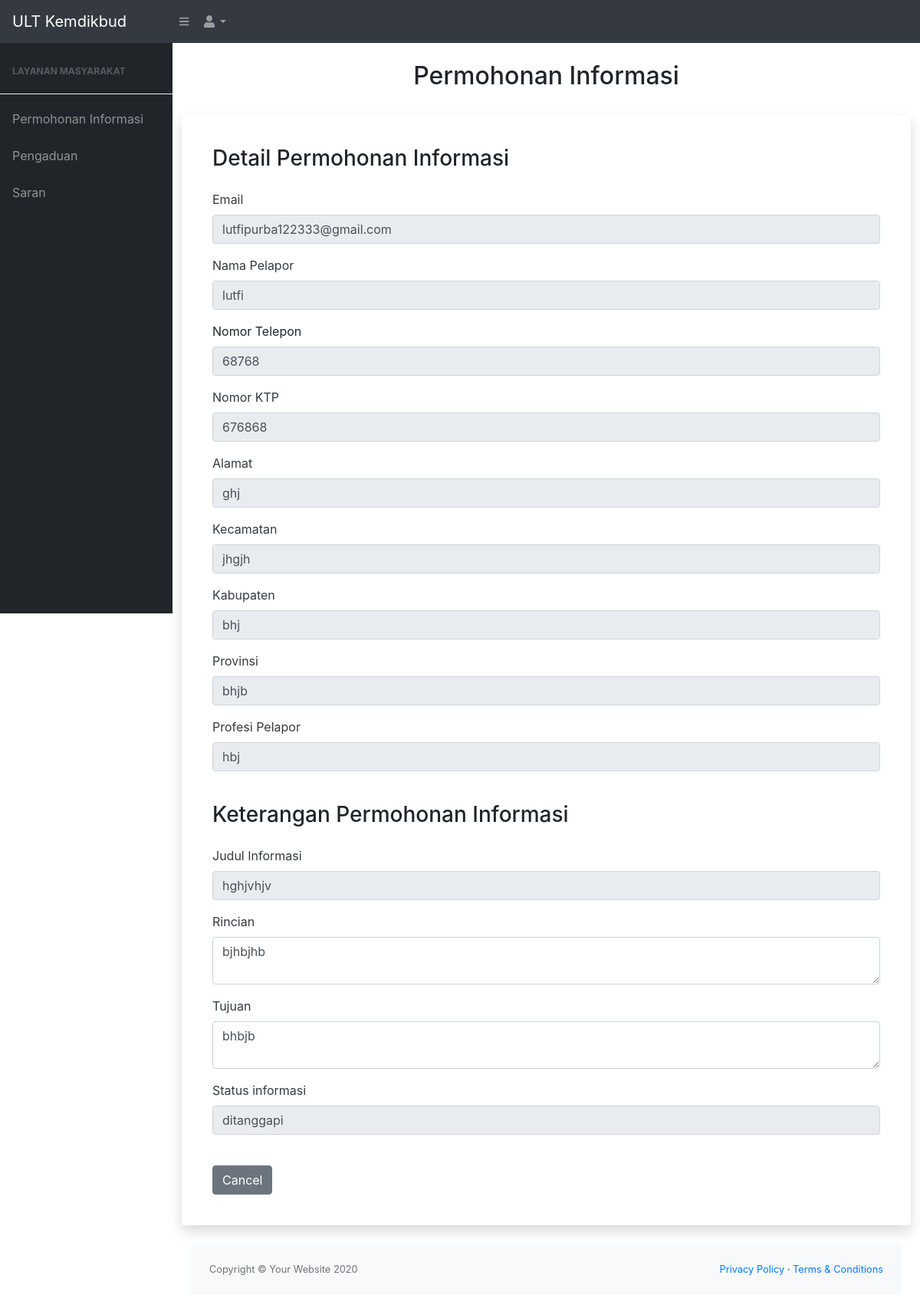
/Permohonan_informasi/detail_informasi/1, run on the app's committed database.
### tables this page shows
CREATE TABLE `permohonan` (
  `id_permohonan` int(11) NOT NULL,
  `email_pemohon` varchar(100) NOT NULL,
  `nama_pemohon` varchar(100) NOT NULL,
  `no_HP_pemohon` varchar(15) NOT NULL,
  `no_KTP_pemohon` varchar(100) NOT NULL,
  `alamat_pemohon` varchar(100) NOT NULL,
  `kecamatan_pemohon` varchar(100) NOT NULL,
  `kabupaten_pemohon` varchar(100) NOT NULL,
  `provinsi_pemohon` varchar(100) NOT NULL,
  `profesi_pemohon` varchar(100) NOT NULL,
  `judul_informasi` text NOT NULL,
  `rincian_informasi` text NOT NULL,
  `tujuan_informasi` text NOT NULL,
  `status_informasi` enum('ditanggapi','belum ditanggapi') NOT NULL
);

### application/controllers/Permohonan_informasi.php (called while the page is built, shortened)
<?php
class Permohonan_informasi extends CI_Controller
{
    public function __construct()
    {
        $this->load->library('form_validation');
        $this->load->model('Permohonan_informasi_model');
    }
    public function detail_informasi()
    {
        $id = $this->uri->segment('3');
        $tampil = array(
            'detail_informasi' => $this->Permohonan_informasi_model->detail_informasi($id)
        );
        $this->load->view('templates/header');
        $this->load->view('templates/nav');
        $this->load->view('admin/permohonan informasi/detail_informasi', $tampil);
        $this->load->view('templates/footer');
    }
}

### index.php (called while the page is built, shortened)
<?php
require_once BASEPATH.'core/CodeIgniter.php';

### application/models/Permohonan_informasi_model.php (called while the page is built, shortened)
<?php
class Permohonan_informasi_model extends CI_Model
{
    public function detail_informasi($id)
    {
        $this->db->select('*')
            ->FROM('permohonan')
            ->WHERE('id_permohonan', $id);
        $query = $this->db->get();
        return $query->result();
    }
}

### application/views/admin/permohonan informasi/detail_informasi.php (the view)
<div class="container">
    <div class="section-title" data-aos="fade-up">
        <br>
        <h2 align="center">Permohonan Informasi</h2>
    </div>
    <br>
    <div class="row content">
        <?php foreach ($detail_informasi as $informasi) { ?>
            <div class="card-body shadow mb-4">
                <form class="pengaduan" method="post" action="<?= site_url('pengaduan/tambah_pengaduan') ?>">
                    <div class="card-body">
                        <div class="d-sm-flex align-items-center justify-content-between mb-4">
                            <h3 class=" mb-0 ">Detail Permohonan Informasi</h3>
                        </div>
                        <div class="form-group">
                            <label for="email" class="text-dark">Email</label>
                            <input type="email" class="form-control" value="<?= $informasi->email_pemohon ?>" id="email" name="email" readonly>
                        </div>
                        <div class="form-group">
                            <label for="nama" class="text-dark">Nama Pelapor</label>
                            <input type="text" class="form-control" value="<?= $informasi->nama_pemohon ?>" id="nama" name="nama" placeholder="your name" readonly>
                        </div>
                        <div class="form-group">
                            <label for="telp">Nomor Telepon</label>
                            <input type="number" class="form-control" value="<?= $informasi->no_HP_pemohon ?>" id="telp" name="telp" placeholder="your phone number " readonly>
                        </div>
                        <div class="form-group">
                            <label for="ktp" class="text-dark">Nomor KTP</label>
                            <input type="text" class="form-control" id="ktp" name="ktp" value="<?= $informasi->no_KTP_pemohon ?>" placeholder="your ktp number" readonly>
                        </div>
                        <div class="form-group">
                            <label for="alamat" class="text-dark">Alamat</label>
                            <input type="text" class="form-control" id="alamat" name="alamat" value="<?= $informasi->alamat_pemohon ?>" placeholder="your address" readonly>
                        </div>
                        <div class="form-group">
                            <label for="kecamatan" class="text-dark">Kecamatan</label>
                            <input type="text" class="form-control" id="kecamatan" value="<?= $informasi->kecamatan_pemohon ?>" name="kecamatan" placeholder="your kecamatan" readonly>
                        </div>
                        <div class="form-group">
                            <label for="kabupaten" class="text-dark">Kabupaten</label>
                            <input type="text" class="form-control" id="kabupaten" value="<?= $informasi->kabupaten_pemohon ?>" name="kabupaten" placeholder="your kabupaten" readonly>
                        </div>
                        <div class="form-group">
                            <label for="provinsi" class="text-dark">Provinsi</label>
                            <input type="text" class="form-control" id="provinsi" value="<?= $informasi->provinsi_pemohon ?>" name="provinsi" placeholder="your province" readonly>
                        </div>
                        <div class="form-group">
                            <label for="profesi" class="text-dark">Profesi Pelapor</label>
                            <input type="text" class="form-control" id="profesi" name="profesi" value="<?= $informasi->profesi_pemohon ?>" placeholder="your profesi" readonly>
                        </div>
                        <br>
                        <div class="d-sm-flex align-items-center justify-content-between mb-4">
                            <h3 class=" mb-0 ">Keterangan Permohonan Informasi</h3>
                        </div>
                        <div class="form-group">
                            <label for="judul" class="text-dark">Judul Informasi</label>
                            <input type="text" class="form-control" id="judul" name="judul" value="<?= $informasi->judul_informasi ?>" placeholder="judul informasi yang dibutuhkan" readonly>
                        </div>
                        <div class="form-group">
                            <label for="rincian" class="text-dark">Rincian</label>
                            <textarea name="rincian" class="form-control" placeholder="rincian informasi yang dibuthkan"><?= $informasi->rincian_informasi ?></textarea>
                        </div>
                        <div class="form-group">
                            <label for="tujuan" class="text-dark">Tujuan</label>
                            <textarea name="tujuan" class="form-control" placeholder="tujuan penggunaan informasi"><?= $informasi->tujuan_informasi ?></textarea>
                        </div>
                        <div class="form-group">
                            <label for="judul" class="text-dark">Status informasi</label>
                            <input type="text" class="form-control" id="Status" value="<?= $informasi->status_informasi ?>" name="status" placeholder="status informasi pengaduan" readonly>
                        </div>
                        <br>
                        <a href="<?= site_url('Permohonan_informasi/tampil_data') ?>">
                            <button type="button" class="btn btn-secondary">Cancel</button>
                        </a>
                </form>
            </div>
        <?php } ?>
    </div>
</div>

### data on the page
permohonan: email "lutfipurba122333@gmail.com", nama "lutfi", telp "68768", ktp "676868", alamat "ghj", kecamatan "jhgjh", kabupaten "bhj", provinsi "bhjb", profesi "hbj", judul "hghjvhjv", rincian "bjhbjhb", tujuan "bhbjb", status "ditanggapi"
